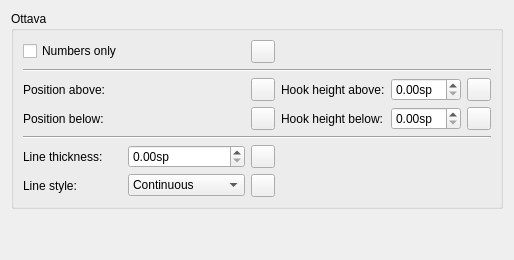
      <widget class="QWidget" name="PageOttava">
       <layout class="QVBoxLayout" name="verticalLayout_47">
        <item>
         <widget class="QGroupBox" name="groupBox_16">
          <property name="minimumSize">
           <size>
            <width>0</width>
            <height>100</height>
           </size>
          </property>
          <property name="title">
           <string>Ottava</string>
          </property>
          <layout class="QGridLayout" name="gridLayout_12">
           <item row="3" column="2">
            <widget class="QToolButton" name="resetOttavaPosBelow">
             <property name="sizePolicy">
              <sizepolicy hsizetype="Fixed" vsizetype="Fixed">
               <horstretch>0</horstretch>
               <verstretch>0</verstretch>
              </sizepolicy>
             </property>
             <property name="toolTip">
              <string>Reset to default</string>
             </property>
             <property name="accessibleName">
              <string>Reset 'Position below' value</string>
             </property>
             <property name="text">
              <string notr="true"/>
             </property>
             <property name="icon">
              <iconset resource="musescore.qrc">
               <normaloff>:/data/icons/edit-reset.svg</normaloff>:/data/icons/edit-reset.svg</iconset>
             </property>
            </widget>
           </item>
           <item row="6" column="0">
            <widget class="QLabel" name="label_88">
             <property name="text">
              <string>Line thickness:</string>
             </property>
             <property name="buddy">
              <cstring>ottavaLineWidth</cstring>
             </property>
            </widget>
           </item>
           <item row="2" column="4">
            <widget class="QDoubleSpinBox" name="ottavaHookAbove">
             <property name="suffix">
              <string extracomment="spatium unit">sp</string>
             </property>
            </widget>
           </item>
           <item row="6" column="1">
            <widget class="QDoubleSpinBox" name="ottavaLineWidth">
             <property name="suffix">
              <string extracomment="spatium unit">sp</string>
             </property>
            </widget>
           </item>
           <item row="2" column="3">
            <widget class="QLabel" name="label_87">
             <property name="text">
              <string>Hook height above:</string>
             </property>
             <property name="buddy">
              <cstring>ottavaHookAbove</cstring>
             </property>
            </widget>
           </item>
           <item row="7" column="2">
            <widget class="QToolButton" name="resetOttavaLineStyle">
             <property name="sizePolicy">
              <sizepolicy hsizetype="Fixed" vsizetype="Fixed">
               <horstretch>0</horstretch>
               <verstretch>0</verstretch>
              </sizepolicy>
             </property>
             <property name="toolTip">
              <string>Reset to default</string>
             </property>
             <property name="accessibleName">
              <string>Reset 'Line style' value</string>
             </property>
             <property name="text">
              <string notr="true"/>
             </property>
             <property name="icon">
              <iconset resource="musescore.qrc">
               <normaloff>:/data/icons/edit-reset.svg</normaloff>:/data/icons/edit-reset.svg</iconset>
             </property>
            </widget>
           </item>
           <item row="3" column="0">
            <widget class="QLabel" name="label_130">
             <property name="text">
              <string>Position below:</string>
             </property>
            </widget>
           </item>
           <item row="6" column="2">
            <widget class="QToolButton" name="resetOttavaLineWidth">
             <property name="sizePolicy">
              <sizepolicy hsizetype="Fixed" vsizetype="Fixed">
               <horstretch>0</horstretch>
               <verstretch>0</verstretch>
              </sizepolicy>
             </property>
             <property name="toolTip">
              <string>Reset to default</string>
             </property>
             <property name="accessibleName">
              <string>Reset 'Line thickness' value</string>
             </property>
             <property name="text">
              <string notr="true"/>
             </property>
             <property name="icon">
              <iconset resource="musescore.qrc">
               <normaloff>:/data/icons/edit-reset.svg</normaloff>:/data/icons/edit-reset.svg</iconset>
             </property>
            </widget>
           </item>
           <item row="3" column="4">
            <widget class="QDoubleSpinBox" name="ottavaHookBelow">
             <property name="suffix">
              <string extracomment="spatium unit">sp</string>
             </property>
            </widget>
           </item>
           <item row="4" column="0" colspan="6">
            <widget class="Line" name="line_4">
             <property name="orientation">
              <enum>Qt::Horizontal</enum>
             </property>
            </widget>
           </item>
           <item row="7" column="1">
            <widget class="QComboBox" name="ottavaLineStyle">
             <item>
              <property name="text">
               <string>Continuous</string>
              </property>
             </item>
             <item>
              <property name="text">
               <string>Dashed</string>
              </property>
             </item>
             <item>
              <property name="text">
               <string>Dotted</string>
              </property>
             </item>
             <item>
              <property name="text">
               <string>Dash-dotted</string>
              </property>
             </item>
             <item>
              <property name="text">
               <string>Dash-dot-dotted</string>
              </property>
             </item>
            </widget>
           </item>
           <item row="2" column="0">
            <widget class="QLabel" name="label_81">
             <property name="text">
              <string>Position above:</string>
             </property>
            </widget>
           </item>
           <item row="3" column="5">
            <widget class="QToolButton" name="resetOttavaHookBelow">
             <property name="sizePolicy">
              <sizepolicy hsizetype="Fixed" vsizetype="Fixed">
               <horstretch>0</horstretch>
               <verstretch>0</verstretch>
              </sizepolicy>
             </property>
             <property name="toolTip">
              <string>Reset to default</string>
             </property>
             <property name="accessibleName">
              <string>Reset 'Hook height' value</string>
             </property>
             <property name="text">
              <string notr="true"/>
             </property>
             <property name="icon">
              <iconset resource="musescore.qrc">
               <normaloff>:/data/icons/edit-reset.svg</normaloff>:/data/icons/edit-reset.svg</iconset>
             </property>
            </widget>
           </item>
           <item row="2" column="5">
            <widget class="QToolButton" name="resetOttavaHookAbove">
             <property name="sizePolicy">
              <sizepolicy hsizetype="Fixed" vsizetype="Fixed">
               <horstretch>0</horstretch>
               <verstretch>0</verstretch>
              </sizepolicy>
             </property>
             <property name="toolTip">
              <string>Reset to default</string>
             </property>
             <property name="accessibleName">
              <string>Reset 'Hook height' value</string>
             </property>
             <property name="text">
              <string notr="true"/>
             </property>
             <property name="icon">
              <iconset resource="musescore.qrc">
               <normaloff>:/data/icons/edit-reset.svg</normaloff>:/data/icons/edit-reset.svg</iconset>
             </property>
            </widget>
           </item>
           <item row="3" column="1">
            <widget class="Ms::OffsetSelect" name="ottavaPosBelow" native="true"/>
           </item>
           <item row="0" column="0">
            <widget class="QCheckBox" name="ottavaNumbersOnly">
             <property name="text">
              <string>Numbers only</string>
             </property>
            </widget>
           </item>
           <item row="7" column="0">
            <widget class="QLabel" name="label_105">
             <property name="text">
              <string>Line style:</string>
             </property>
             <property name="buddy">
              <cstring>ottavaLineStyle</cstring>
             </property>
            </widget>
           </item>
           <item row="2" column="1">
            <widget class="Ms::OffsetSelect" name="ottavaPosAbove" native="true"/>
           </item>
           <item row="1" column="0" colspan="6">
            <widget class="Line" name="line_5">
             <property name="orientation">
              <enum>Qt::Horizontal</enum>
             </property>
            </widget>
           </item>
           <item row="3" column="3">
            <widget class="QLabel" name="label_185">
             <property name="text">
              <string>Hook height below:</string>
             </property>
             <property name="buddy">
              <cstring>ottavaHookAbove</cstring>
             </property>
            </widget>
           </item>
           <item row="0" column="2">
            <widget class="QToolButton" name="resetOttavaNumbersOnly">
             <property name="sizePolicy">
              <sizepolicy hsizetype="Fixed" vsizetype="Fixed">
               <horstretch>0</horstretch>
               <verstretch>0</verstretch>
              </sizepolicy>
             </property>
             <property name="toolTip">
              <string>Reset to default</string>
             </property>
             <property name="accessibleName">
              <string>Reset 'Numbers only' value</string>
             </property>
             <property name="text">
              <string notr="true"/>
             </property>
             <property name="icon">
              <iconset resource="musescore.qrc">
               <normaloff>:/data/icons/edit-reset.svg</normaloff>:/data/icons/edit-reset.svg</iconset>
             </property>
            </widget>
           </item>
           <item row="2" column="2">
            <widget class="QToolButton" name="resetOttavaPosAbove">
             <property name="sizePolicy">
              <sizepolicy hsizetype="Fixed" vsizetype="Fixed">
               <horstretch>0</horstretch>
               <verstretch>0</verstretch>
              </sizepolicy>
             </property>
             <property name="toolTip">
              <string>Reset to default</string>
             </property>
             <property name="accessibleName">
              <string>Reset 'Position above' value</string>
             </property>
             <property name="text">
              <string notr="true"/>
             </property>
             <property name="icon">
              <iconset resource="musescore.qrc">
               <normaloff>:/data/icons/edit-reset.svg</normaloff>:/data/icons/edit-reset.svg</iconset>
             </property>
            </widget>
           </item>
          </layout>
         </widget>
        </item>
        <item>
         <spacer name="verticalSpacer_14">
          <property name="orientation">
           <enum>Qt::Vertical</enum>
          </property>
          <property name="sizeHint" stdset="0">
           <size>
            <width>20</width>
            <height>40</height>
           </size>
          </property>
         </spacer>
        </item>
       </layout>
      </widget>
